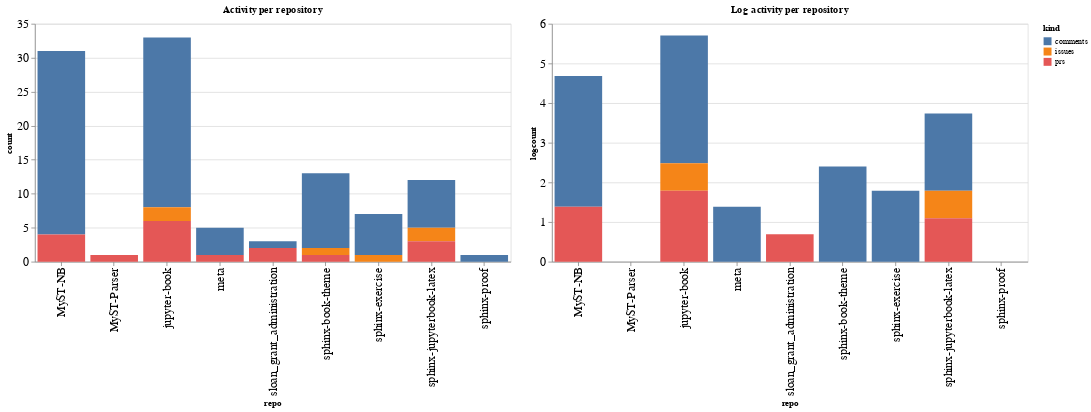

Notebook code cell kept with this figure:
### Code cell
ch1 = alt.Chart(repo_summaries, width=600, title="Activity per repository").mark_bar().encode(
    x='repo',
    y='count',
    color='kind',
    tooltip="kind"
)

ch2 = alt.Chart(repo_summaries, width=600, title="Log activity per repository").mark_bar().encode(
    x='repo',
    y='logcount',
    color='kind',
    tooltip="kind"
)

ch1 | ch2

### Figure 1 — Vega-Lite specification as saved in the notebook (floating-point values rounded to 4 significant figures)
{"config": {"axisLeft": {"labelFontSize": 15}, "axisBottom": {"labelFontSize": 15}}, "hconcat": [{"mark": "bar", "encoding": {"color": {"type": "nominal", "field": "kind"}, "tooltip": {"type": "nominal", "field": "kind"}, "x": {"type": "nominal", "field": "repo"}, "y": {"type": "quantitative", "field": "count"}}, "title": "Activity per repository", "width": 600}, {"mark": "bar", "encoding": {"color": {"type": "nominal", "field": "kind"}, "tooltip": {"type": "nominal", "field": "kind"}, "x": {"type": "nominal", "field": "repo"}, "y": {"type": "quantitative", "field": "logcount"}}, "title": "Log activity per repository", "width": 600}], "data": {"name": "data-0030c876f42428a664a67c91ca18244c"}, "$schema": "https://vega.github.io/schema/vega-lite/v4.8.1.json", "datasets": {"data-0030c876f42428a664a67c91ca18244c": [{"repo": "MyST-NB", "kind": "comments", "count": 27, "logcount": 3.296}, {"repo": "MyST-NB", "kind": "prs", "count": 4, "logcount": 1.386}, {"repo": "MyST-Parser", "kind": "prs", "count": 1, "logcount": 0.0}, {"repo": "jupyter-book", "kind": "comments", "count": 25, "logcount": 3.219}, {"repo": "jupyter-book", "kind": "issues", "count": 2, "logcount": 0.6931}, {"repo": "jupyter-book", "kind": "prs", "count": 6, "logcount": 1.792}, {"repo": "meta", "kind": "comments", "count": 4, "logcount": 1.386}, {"repo": "meta", "kind": "prs", "count": 1, "logcount": 0.0}, {"repo": "sloan_grant_administration", "kind": "comments", "count": 1, "logcount": 0.0}, {"repo": "sloan_grant_administration", "kind": "prs", "count": 2, "logcount": 0.6931}, {"repo": "sphinx-book-theme", "kind": "comments", "count": 11, "logcount": 2.398}, {"repo": "sphinx-book-theme", "kind": "issues", "count": 1, "logcount": 0.0}, {"repo": "sphinx-book-theme", "kind": "prs", "count": 1, "logcount": 0.0}, {"repo": "sphinx-exercise", "kind": "comments", "count": 6, "logcount": 1.792}, {"repo": "sphinx-exercise", "kind": "issues", "count": 1, "logcount": 0.0}, {"repo": "sphinx-jupyterbook-latex", "kind": "comments", "count": 7, "logcount": 1.946}, {"repo": "sphinx-jupyterbook-latex", "kind": "issues", "count": 2, "logcount": 0.6931}, {"repo": "sphinx-jupyterbook-latex", "kind": "prs", "count": 3, "logcount": 1.099}, {"repo": "sphinx-proof", "kind": "comments", "count": 1, "logcount": 0.0}]}}
